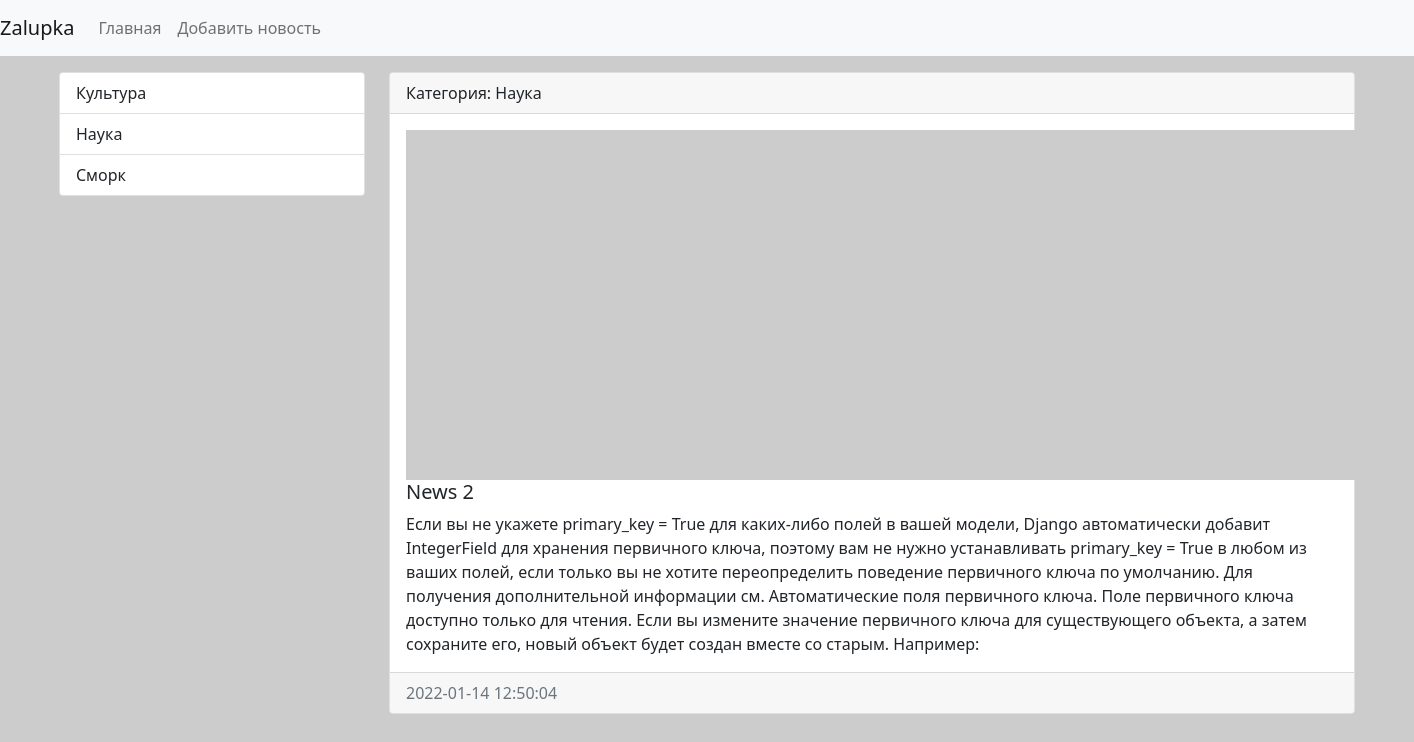
Screenshot of /news/2/ with the database file from the repository.
### news/models.py (models this page shows, shortened)
class Category(models.Model):
    title = models.CharField(max_length=150, db_index=True, verbose_name="Категория")
    def get_absolute_url(self):
        return reverse('category', kwargs={'category_id': self.pk})
    def __str__(self):
        return self.title
    class Meta:
        verbose_name = "Категория"
        verbose_name_plural = "Категории"
        ordering = ['title']

class News(models.Model):
    title = models.CharField(max_length=150, verbose_name="Наименование")  # Заголовок, поле обязательное
    content = models.TextField(blank=True, verbose_name="Контент")  # не обязательно заполнять
    created_at = models.DateTimeField(auto_now_add=True, verbose_name="Дата публикации")  # Время создания
    updated_at = models.DateTimeField(auto_now=True, verbose_name="Обновлено")      # Время редактирования
    photo = models.ImageField(upload_to="photos/%Y/%m/%d/", verbose_name="Фото", blank=True)  # Загрузить фото в этот путь
    is_published = models.BooleanField(default=True, verbose_name="Опубликовано")  # Подтверждение публикации
    category = models.ForeignKey('Category', on_delete=models.PROTECT, verbose_name='Категория')
    class Meta:
        verbose_name = "Новость"
        verbose_name_plural = "Новости"
        ordering = ['-created_at']

### news/views.py (the view)
# urls.py: path('news/<int:news_id>/', view_news, name='view_news'),
def view_news(request, news_id):
    news_item = get_object_or_404(News, pk=news_id)                        # или новость или страницы не существует
    return render(request, 'news/view_news.html', {'news_item': news_item})

### news/templatetags/news_tags.py (called while the page is built)
@register.inclusion_tag('news/list_categories.html')
def show_categories(arg1='Hello', arg2='world'):
    categories = Category.objects.all()
    return {'categories': categories, 'arg1': arg1, 'arg2': arg2}

### news/templates/news/view_news.html (shortened to what this page needs)
{% extends 'base.html' %}
{% block sidebar %}
{% include 'inc/_sidebar.html' %}
{% endblock %}
{% block content %}
<div class="card mb-3">
    <div class="card-header">
        Категория: <a href = "{{ news_item.category.get.absolute.url }}"></a> {{ news_item.category }}
    </div>
    <div class="card-body">
        <div class="media">
            {% if item.photo %}
            <img src="{{ news_item.photo.url }}" alt="" width="350" class="mr-3">
            {% else %}
            <img src="https://picsum.photos/id/1060/350/600?blur=5" alt="" class="mr-3">
            {% endif %}
            <div class="media-body">
                <h5 class="card-title">{{ news_item.title }}</h5>
                <p class="card-text">{{ news_item.content }}</p>
            </div>
        </div>
    </div>
    <div class="card-footer text-muted">
        {{ news_item.created_at|date:"Y-m-d H:i:s" }}
    </div>
</div>
{% endblock %}

### news/templates/news/list_categories.html
<div class="list-group">
    {% for item in categories %}
    <a href="{{ item.get_absolute_url }}" class="list-group-item list-group-item-action">{{ item.title }}</a>
    {% endfor %}
</div>

### mysite/static/css/style.css (style rules this page uses)
body { background-color: #ccc; }

### rows the page displays
Category: title "Культура"
Category: title "Наука"
Category: title "Сморк"
News: category "Наука", title "News 2", content "Если вы не укажете primary_key = True для каких-либо полей в вашей модели, Django автоматически добавит IntegerField для хранения первичного ключа, поэтому вам не нужно устанавливать primary_key = True в любом из ваших полей, если только вы не хотите переопределить поведение первичного ключа по умолчанию. Для получения дополнительной информации см. Автоматические поля первичного ключа. Поле первичного ключа доступно только для чтения. Если вы измените значение первичного ключа для существующего объекта, а затем сохраните его, новый объект будет создан вместе со старым. Например:", created_at "2022-01-14 12:50:04"
